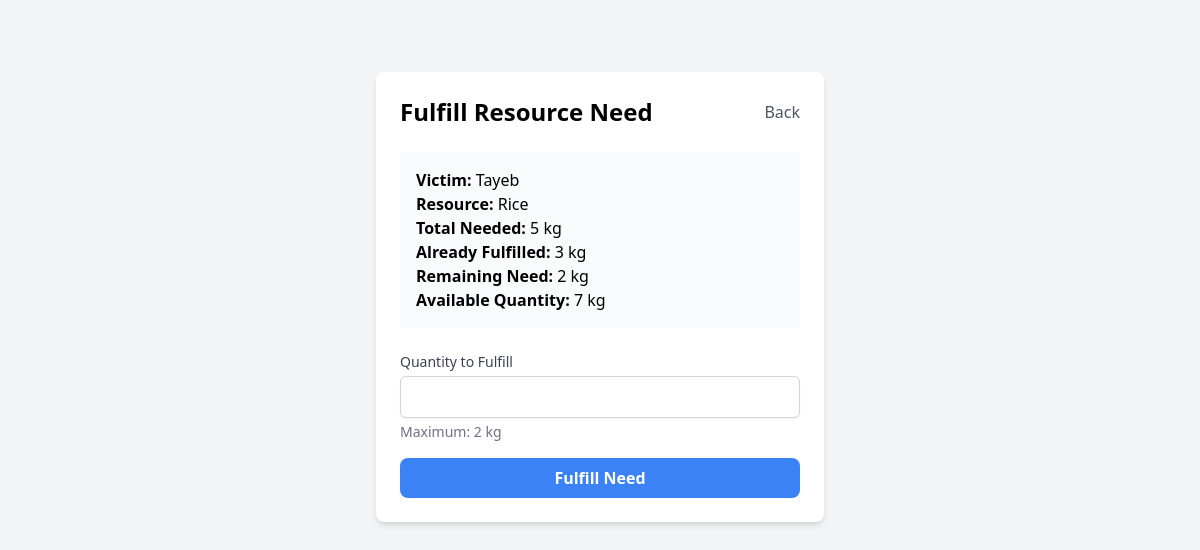
The app's page /fulfill_resource_need.php?id=1 with its own data.
### tables this page shows
CREATE TABLE `needs` (
  `id` int(11) NOT NULL,
  `victim_id` int(11) NOT NULL,
  `resource_id` int(11) NOT NULL,
  `quantity` int(11) NOT NULL,
  `fulfilled_quantity` int(11) DEFAULT 0,
  `status` enum('pending','partially_fulfilled','fulfilled') DEFAULT 'pending',
  `request_date` timestamp NOT NULL DEFAULT current_timestamp()
);

CREATE TABLE `victim` (
  `id` int(11) NOT NULL,
  `name` varchar(100) DEFAULT NULL,
  `disaster_id` int(11) DEFAULT NULL,
  `camp_id` int(11) DEFAULT NULL
);

CREATE TABLE `resource` (
  `id` int(11) NOT NULL,
  `name` varchar(100) NOT NULL,
  `quantity` int(11) DEFAULT NULL,
  `unit` varchar(20) DEFAULT NULL
);

### public/fulfill_resource_need.php (the view, shortened to what this page needs)
<?php
require_once '../includes/db_connect.php';
$need_id = isset($_GET['id']) ? intval($_GET['id']) : 0;
$need_sql = "SELECT n.*,
                    v.name as victim_name,
                    r.name as resource_name,
                    r.quantity as available_quantity,
                    r.unit
             FROM needs n
             JOIN Victim v ON n.victim_id = v.id
             JOIN Resource r ON n.resource_id = r.id
             WHERE n.id = ?";
$need_stmt = $conn->prepare($need_sql);
$need_stmt->bind_param("i", $need_id);
$need_stmt->execute();
$need = $need_stmt->get_result()->fetch_assoc();
$remaining_need = $need['quantity'] - $need['fulfilled_quantity'];
?>
<!DOCTYPE html>
<html lang="en">
<head>
    <script src="https://cdn.tailwindcss.com"></script>
</head>
<body class="bg-gray-100">
    <div class="container mx-auto mt-10 p-8">
        <div class="max-w-md mx-auto bg-white rounded-lg shadow-md p-6">
            <div class="flex justify-between items-center mb-6">
                <h1 class="text-2xl font-bold">Fulfill Resource Need</h1>
                <a href="manage_victim_needs.php" class="text-gray-600 hover:text-gray-800">Back</a>
            </div>
            <div class="mb-6 p-4 bg-gray-50 rounded">
                <p><strong>Victim:</strong> <?php echo htmlspecialchars($need['victim_name']); ?></p>
                <p><strong>Resource:</strong> <?php echo htmlspecialchars($need['resource_name']); ?></p>
                <p><strong>Total Needed:</strong> <?php echo $need['quantity'] . ' ' . $need['unit']; ?></p>
                <p><strong>Already Fulfilled:</strong> <?php echo $need['fulfilled_quantity'] . ' ' . $need['unit']; ?></p>
                <p><strong>Remaining Need:</strong> <?php echo $remaining_need . ' ' . $need['unit']; ?></p>
                <p><strong>Available Quantity:</strong> <?php echo $need['available_quantity'] . ' ' . $need['unit']; ?></p>
            </div>
            <form action="fulfill_resource_need.php" method="POST" class="space-y-4">
                <div>
                    <label class="block text-sm font-medium text-gray-700">Quantity to Fulfill</label>
                    <input type="number" name="fulfill_quantity" required
                           min="1" max="<?php echo min($remaining_need, $need['available_quantity']); ?>"
                           class="mt-1 block w-full rounded-md border-gray-300 shadow-sm p-2 border">
                    <p class="mt-1 text-sm text-gray-500">
                        Maximum: <?php echo min($remaining_need, $need['available_quantity']) . ' ' . $need['unit']; ?>
                    </p>
                </div>
                <button type="submit"
                        class="w-full bg-blue-500 text-white font-bold py-2 px-4 rounded-lg hover:bg-blue-600">
                    Fulfill Need
                </button>
            </form>
        </div>
    </div>
</body>
</html>

### records on screen
needs: victim.name "Tayeb", resource.name "Rice", quantity "5", resource.unit "kg", fulfilled_quantity "3", remaining_need "2", resource.quantity "7", quantity+fulfilled_quantity "2"
